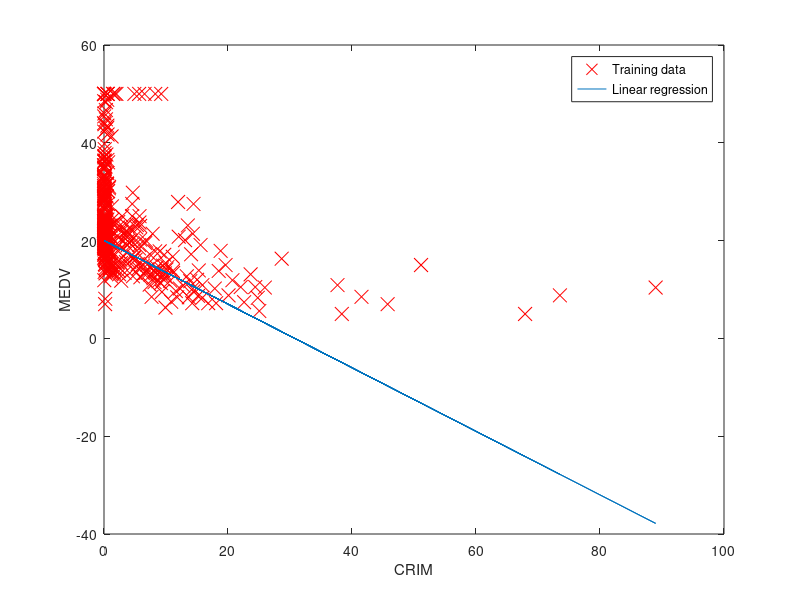

Write MATLAB code to recreate this figure.

fid = fopen('Boston Housing prices.txt', 'r');
data = fscanf(fid, '%f');

data = reshape(data(1:end), 14, 506).';

CRIM = data(:, 1); ZN = data(:, 2); INDUS = data(:, 3); CHAS = data(:, 4); 
NOX = data(:, 5); RM = data(:, 6); AGE = data(:, 7); DIS = data(:, 8); 
RAD = data(:, 9); TAX = data(:, 10); PTRATIO = data(:, 11); B = data(:, 12); 
LSTAT = data(:, 13); MEDV = data(:, 14); 

figure; % open a new figure window

plot(CRIM, MEDV, 'rx', 'MarkerSize', 10); % Plot the data
ylabel('MEDV'); % Set the y-axis label
xlabel('CRIM'); % Set the x-axis label

X = [ones(506, 1), data(:,1)];

theta = zeros(2, 1);
theta(1) = 20;
theta(2) = -0.65;

% Plot the linear fit
hold on; % keep previous plot visible
plot(X(:,2), X*theta, '-')
legend('Training data', 'Linear regression')
hold off % don't overlay any more plots on this figure

